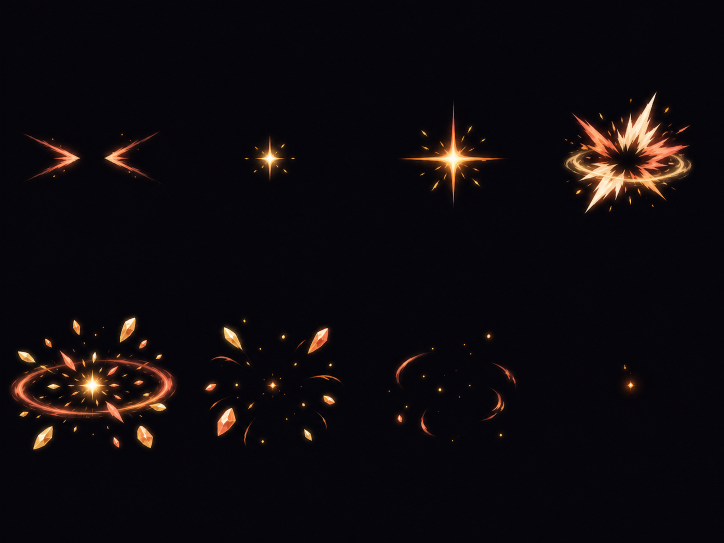
#> input picture art/source/impact_strike_storyboard_raw.png, 1448 x 1086 px (shown at 1/2 size)
$ python package_impact_strike.py
#> lines starting #> are read from the running program, lines starting #| are printed output that depends on the picture
import json
from pathlib import Path

import numpy as np
from PIL import Image, ImageDraw, ImageFont


ROOT = Path(__file__).resolve().parents[2]
SOURCE = ROOT / "art" / "source" / "impact_strike_storyboard_raw.png"
EFFECTS = ROOT / "assets" / "effects"
REVIEW = ROOT / "art" / "review"
FRAME_SIZE = 256
FRAME_COUNT = 8
COLS = 4
ROWS = 2


def to_transparent_effect(cell: Image.Image) -> Image.Image:
    rgb = np.asarray(cell.convert("RGB"), dtype=np.float32)
    intensity = np.max(rgb, axis=2)
    alpha = np.clip((intensity - 3.0) * 1.04, 0, 255)
    alpha[alpha < 5] = 0

    safe_alpha = np.maximum(alpha[..., None], 1)
    straight_rgb = np.clip(rgb * 255.0 / safe_alpha, 0, 255)
    rgba = np.dstack((straight_rgb, alpha)).astype(np.uint8)
    effect = Image.fromarray(rgba, "RGBA")

    bbox = effect.getchannel("A").getbbox()
    if bbox is None:
        return Image.new("RGBA", (FRAME_SIZE, FRAME_SIZE))

    effect = effect.crop(bbox)
    scale = min(0.66, 236 / max(effect.size))
    resized = effect.resize(
        (max(1, round(effect.width * scale)), max(1, round(effect.height * scale))),
        Image.Resampling.LANCZOS,
    )

    frame = Image.new("RGBA", (FRAME_SIZE, FRAME_SIZE))
    frame.alpha_composite(
        resized,
        ((FRAME_SIZE - resized.width) // 2, (FRAME_SIZE - resized.height) // 2),
    )
    return frame


source = Image.open(SOURCE).convert("RGB")
#> source is the input picture: PIL image 1448x1086 RGB; mean R, G, B 14, 9.8, 13.2
frames = []
for row in range(ROWS):
    top = round(row * source.height / ROWS)
    bottom = round((row + 1) * source.height / ROWS)
    for col in range(COLS):
        left = round(col * source.width / COLS)
        right = round((col + 1) * source.width / COLS)
        frames.append(to_transparent_effect(source.crop((left, top, right, bottom))))
#> this loop made 2 passes
#> top on pass 2: 543
#> pass 1, in to_transparent_effect, `rgb = np.asarray(cell.convert("RGB"), dtype=np.float32)`:
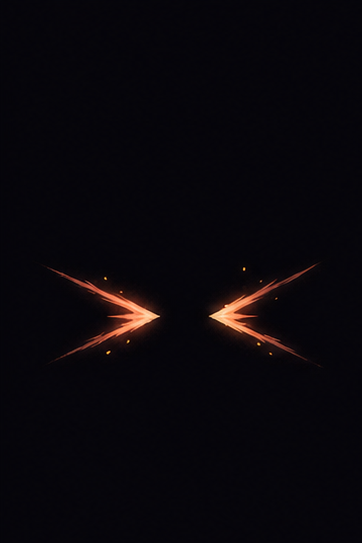
#> rgb: shape (543, 362, 3) float32; mean R, G, B 9.7, 6.8, 11.6
#> pass 1, in to_transparent_effect, `intensity = np.max(rgb, axis=2)`:
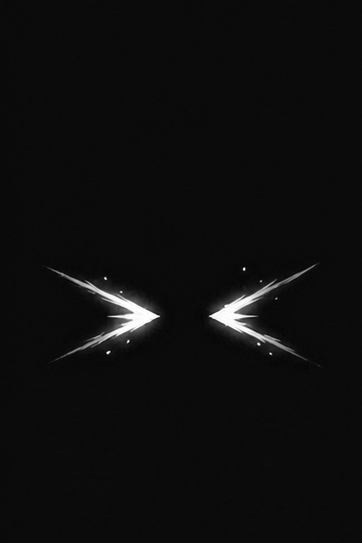
#> intensity: shape (543, 362) float32; min 0, max 255, mean 13.9
#> after the loop, frames = 8 items

EFFECTS.mkdir(parents=True, exist_ok=True)
REVIEW.mkdir(parents=True, exist_ok=True)

strip = Image.new("RGBA", (FRAME_SIZE * FRAME_COUNT, FRAME_SIZE))
#> strip: PIL image 2048x256 RGBA; every value is 0
for index, frame in enumerate(frames):
    strip.alpha_composite(frame, (index * FRAME_SIZE, 0))
#> this loop made 8 passes
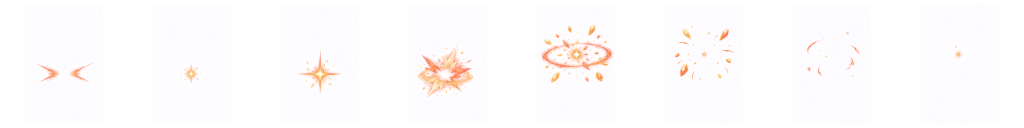
#> strip: PIL image 2048x256 RGBA (shown at 1/2 size); mean R, G, B, A 118.4, 94.5, 137.6, 8.6; transparent parts drawn white
strip.save(EFFECTS / "impact_strike.sheet.png", optimize=True)

(EFFECTS / "impact_strike.json").write_text(
    json.dumps({"frames": FRAME_COUNT, "fps": 12, "size": FRAME_SIZE}, indent=2) + "\n",
    encoding="utf-8",
)

review = Image.new("RGB", (COLS * FRAME_SIZE, ROWS * FRAME_SIZE), (29, 27, 38))
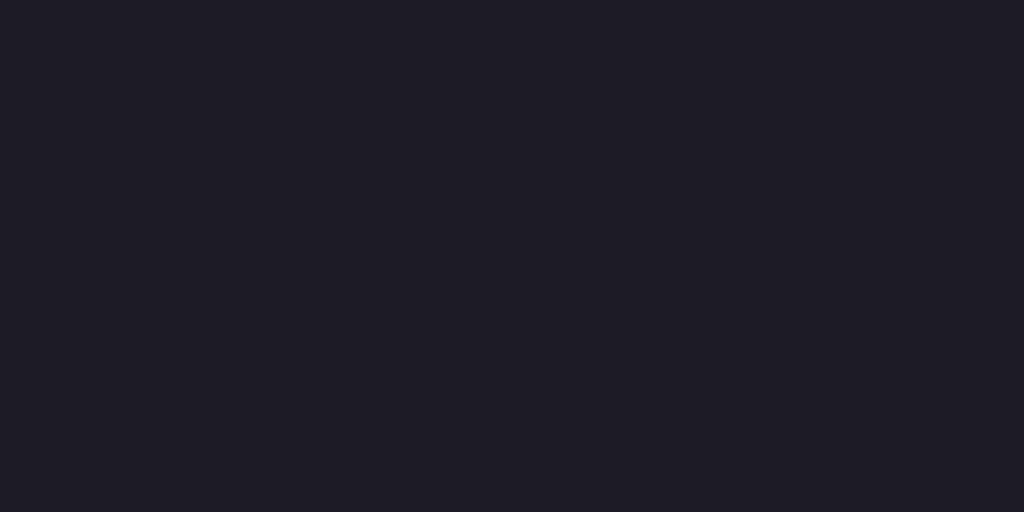
#> review: PIL image 1024x512 RGB; mean R, G, B 29, 27, 38
draw = ImageDraw.Draw(review)
font_path = Path("C:/Windows/Fonts/consolab.ttf")
font = ImageFont.truetype(str(font_path), 14) if font_path.exists() else ImageFont.load_default()
for index, frame in enumerate(frames):
    x = (index % COLS) * FRAME_SIZE
    y = (index // COLS) * FRAME_SIZE
    review.paste(frame.convert("RGB"), (x, y), frame)
    draw.text((x + 10, y + 9), f"{index + 1:02}", fill=(210, 205, 216), font=font)
#> this loop made 8 passes
#> (x, y) on passes 1 to 8: (0, 0), (256, 0), (512, 0), (768, 0), (0, 256), (256, 256), (512, 256), (768, 256)
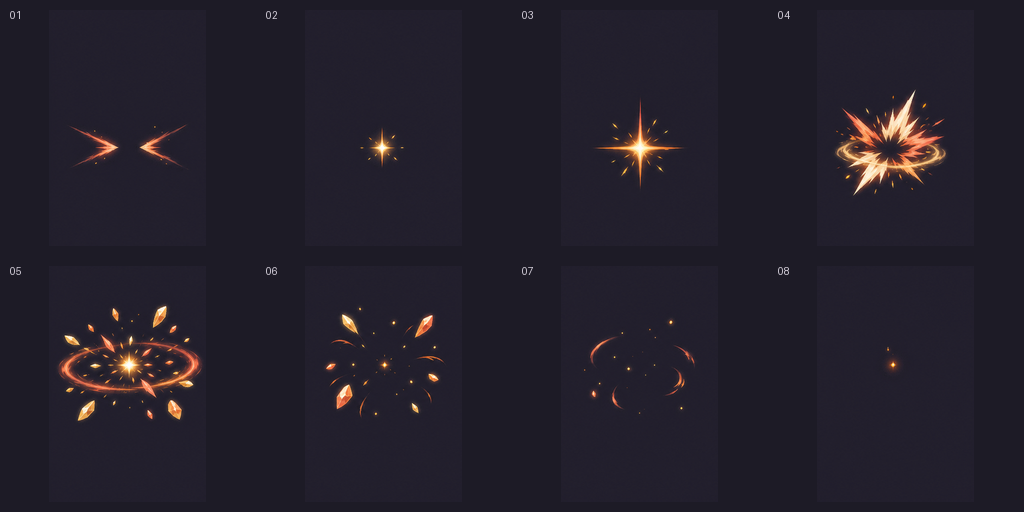
#> review: PIL image 1024x512 RGB; mean R, G, B 35.8, 31.6, 42.7
review.save(REVIEW / "impact_strike_frames.png", optimize=True)

$ run again, with art/source/aura_kitsune_storyboard_raw.png copied over art/source/impact_strike_storyboard_raw.png
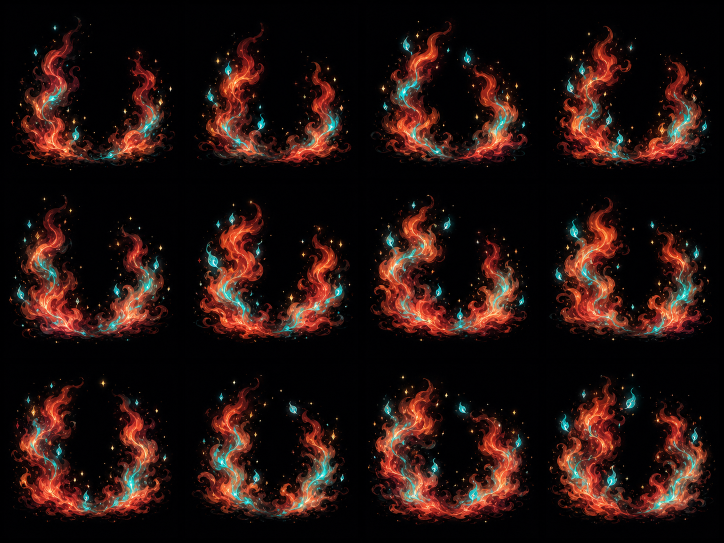
#> input picture art/source/aura_kitsune_storyboard_raw.png, 1448 x 1086 px (shown at 1/2 size)
#> source is the input picture: PIL image 1448x1086 RGB; mean R, G, B 36, 18.4, 15.5
#> the loop `for row in range(ROWS):` made 2 passes
#> after the loop `for row in range(ROWS):`: frames = 8 items
#> the loop `for index, frame in enumerate(frames):` made 8 passes
#> after the loop `for index, frame in enumerate(frames):`:
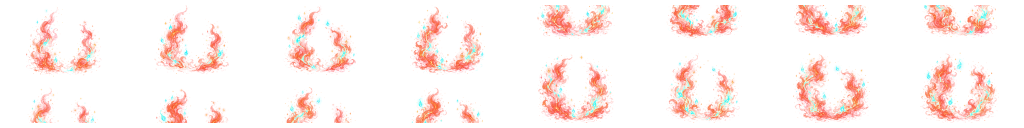
#> strip: PIL image 2048x256 RGBA (shown at 1/2 size); mean R, G, B, A 66.5, 35.6, 30.8, 24.6; transparent parts drawn white
#> the loop `for index, frame in enumerate(frames):` made 8 passes
#> (x, y) on passes 1 to 8: (0, 0), (256, 0), (512, 0), (768, 0), (0, 256), (256, 256), (512, 256), (768, 256)
#> after the loop `for index, frame in enumerate(frames):`:
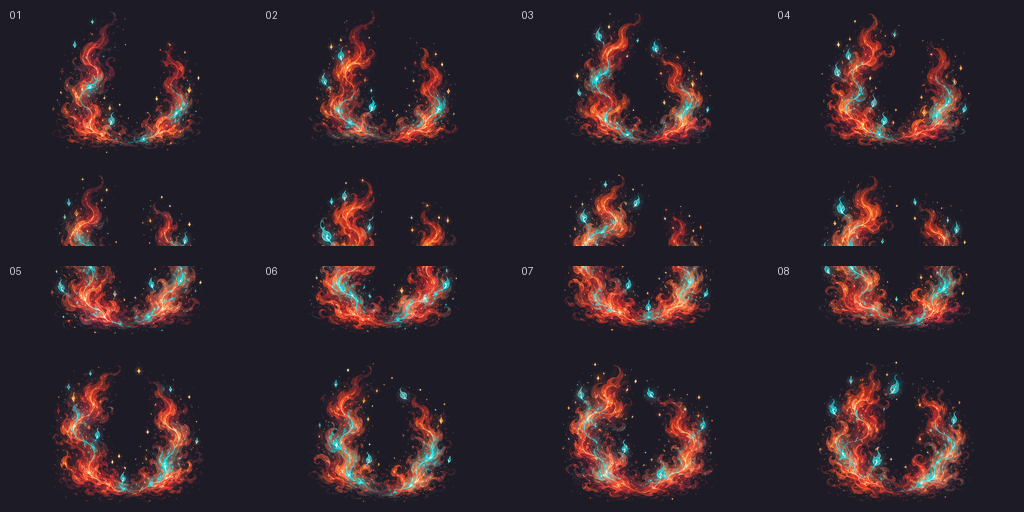
#> review: PIL image 1024x512 RGB; mean R, G, B 49.2, 36.2, 43.6
